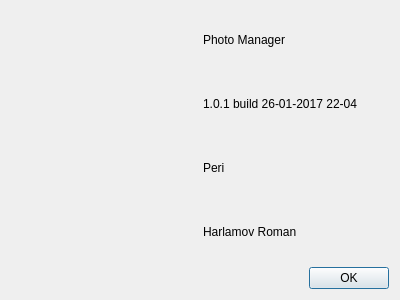
<?xml version="1.0" encoding="UTF-8"?>
<ui version="4.0">
 <class>AboutWindow</class>
 <widget class="QDialog" name="AboutWindow">
  <property name="geometry">
   <rect>
    <x>0</x>
    <y>0</y>
    <width>400</width>
    <height>300</height>
   </rect>
  </property>
  <property name="windowTitle">
   <string>About</string>
  </property>
  <layout class="QVBoxLayout" name="verticalLayout">
   <item>
    <layout class="QGridLayout" name="gridLayout">
     <item row="0" column="1">
      <widget class="QLabel" name="labelProjectName">
       <property name="text">
        <string>Photo Manager</string>
       </property>
      </widget>
     </item>
     <item row="1" column="1">
      <widget class="QLabel" name="labelVersion">
       <property name="text">
        <string>1.0.1 build 26-01-2017 22-04</string>
       </property>
      </widget>
     </item>
     <item row="2" column="1">
      <widget class="QLabel" name="labelCompany">
       <property name="text">
        <string>Peri</string>
       </property>
      </widget>
     </item>
     <item row="3" column="1">
      <widget class="QLabel" name="labelAuthor">
       <property name="text">
        <string>Harlamov Roman</string>
       </property>
      </widget>
     </item>
     <item row="0" column="0" rowspan="4">
      <widget class="QLabel" name="labelIcon">
       <property name="text">
        <string/>
       </property>
      </widget>
     </item>
    </layout>
   </item>
   <item>
    <widget class="QDialogButtonBox" name="buttonBox">
     <property name="orientation">
      <enum>Qt::Horizontal</enum>
     </property>
     <property name="standardButtons">
      <set>QDialogButtonBox::Ok</set>
     </property>
    </widget>
   </item>
  </layout>
 </widget>
 <resources/>
 <connections>
  <connection>
   <sender>buttonBox</sender>
   <signal>accepted()</signal>
   <receiver>AboutWindow</receiver>
   <slot>accept()</slot>
   <hints>
    <hint type="sourcelabel">
     <x>248</x>
     <y>254</y>
    </hint>
    <hint type="destinationlabel">
     <x>157</x>
     <y>274</y>
    </hint>
   </hints>
  </connection>
  <connection>
   <sender>buttonBox</sender>
   <signal>rejected()</signal>
   <receiver>AboutWindow</receiver>
   <slot>reject()</slot>
   <hints>
    <hint type="sourcelabel">
     <x>316</x>
     <y>260</y>
    </hint>
    <hint type="destinationlabel">
     <x>286</x>
     <y>274</y>
    </hint>
   </hints>
  </connection>
 </connections>
</ui>
